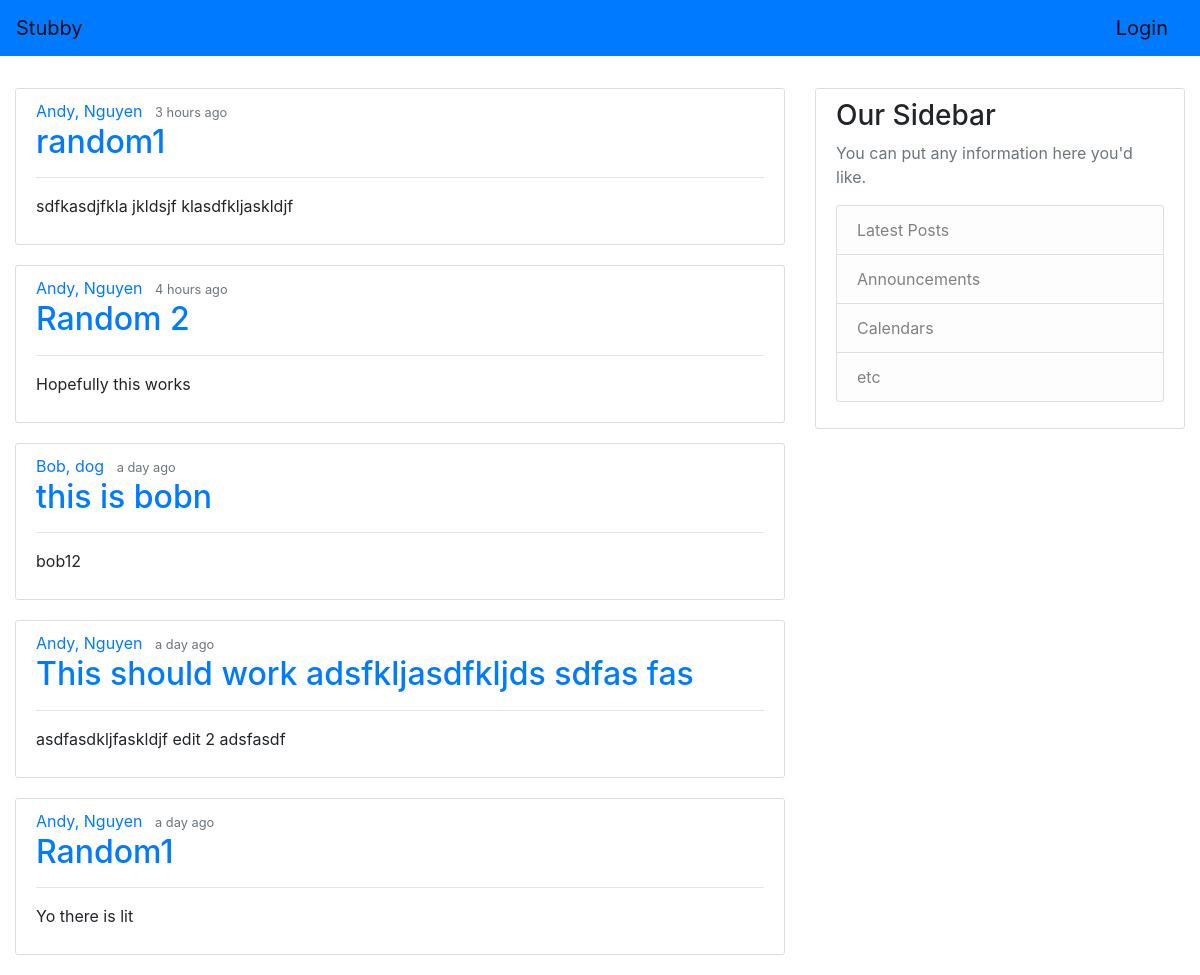
Page /home on the earlier database version.
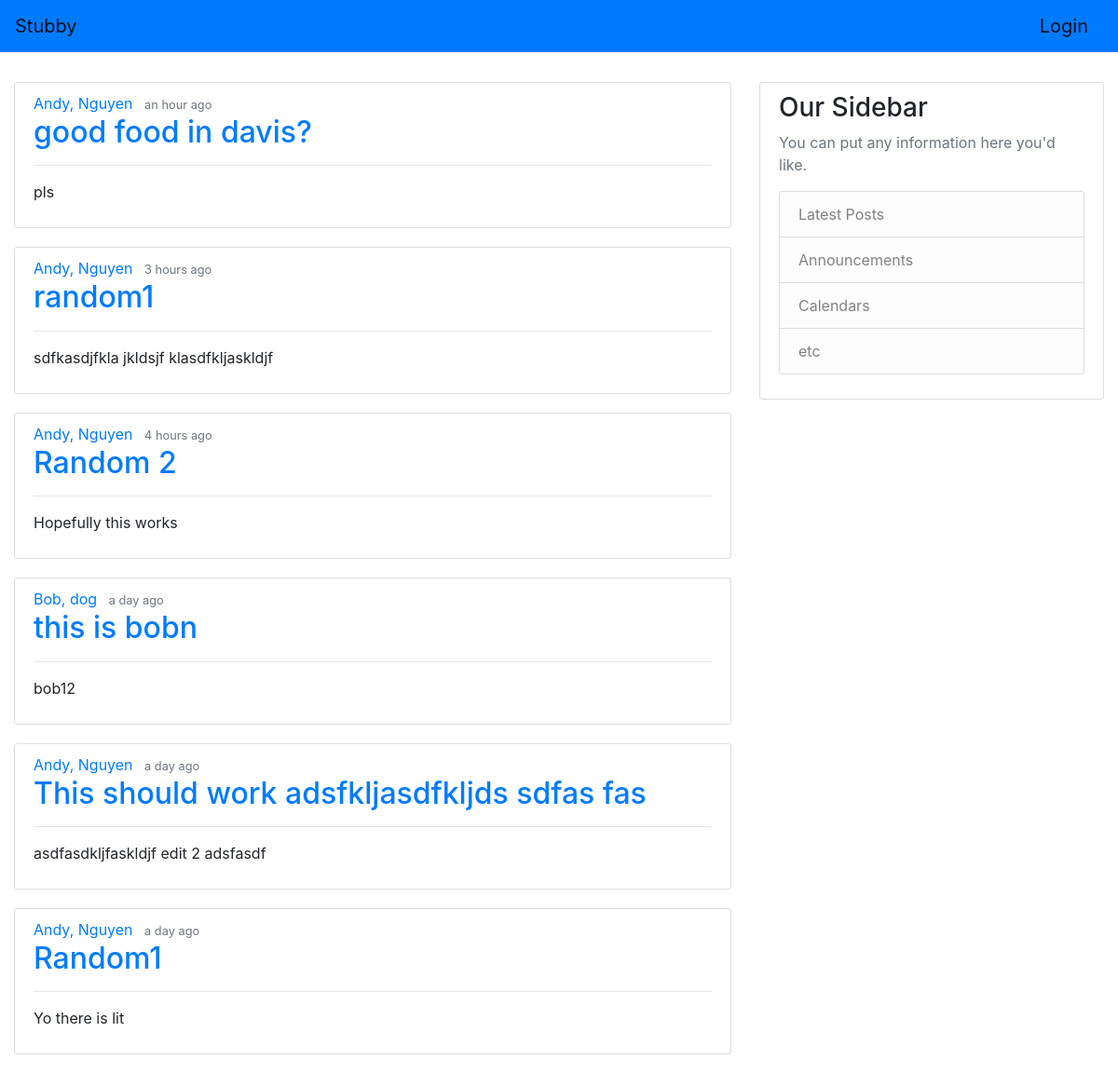
Same page on the later database version.
### stubby/models.py (models this page shows, shortened)
class Post(db.Model):
    id = db.Column(db.Integer, primary_key=True)
    title = db.Column(db.String(100), nullable=False)
    date_posted = db.Column(db.DateTime, nullable=False,
                            default=datetime.utcnow)
    content = db.Column(db.Text, nullable=False)
    user_id = db.Column(db.Integer, db.ForeignKey('user.id'), nullable=False)

class User(db.Model, UserMixin):
    id = db.Column(db.Integer, primary_key=True)
    email = db.Column(db.String(120), unique=True, nullable=False)
    first_name = db.Column(db.String(30), nullable=False)
    last_name = db.Column(db.String(30), nullable=False)
    username = db.Column(db.String(30), nullable=False)
    image_file = db.Column(db.String(200), nullable=False,
                           default='default.jpg')
    posts = db.relationship('Post', backref='author', lazy=True)

### stubby/main/routes.py (the view)
@main.route('/home')
def home():
    posts = Post.query.all()
    posts = Post.query.order_by(Post.date_posted.desc())
    return render_template('home.html', title="Home", posts=posts)

### stubby/templates/home.html (shortened to what this page needs)
{% extends 'base.html' %}
{% block content %}
{% for post in posts %}
    <article class="media content-section">
        <div class="media-body">
            <div class="article-metadata">
                <a class="mr-2" href="{{url_for('users.user_posts', username=post.author.username)}}">{{ post.author.first_name }}, {{ post.author.last_name }}</a>
                <small class="text-muted">{{ moment(post.date_posted).fromNow() }}</small>
            </div>
            <h2><a class="article-title" href="{{url_for('posts.post', post_id=post.id)}}">{{ post.title }}</a></h2>
            <hr>
            <p class="article-content">{{ post.content }}</p>
        </div>
    </article>
{% endfor %}
{% endblock content%}

### stubby/templates/base.html (shortened to what this page needs)
<!DOCTYPE html>
<html lang="en">
<head>
    <link rel="stylesheet" href="https://maxcdn.bootstrapcdn.com/bootstrap/4.0.0/css/bootstrap.min.css">
    <link rel="stylesheet" href="{{ url_for('static', filename='style.css') }}">
</head>
<body class="pt-5">
    <nav class="navbar navbar-expand-lg navbar-light bg-primary fixed-top">
        <a class="navbar-brand" href="{{url_for('main.home')}}">Stubby</a>
        <div class="collapse navbar-collapse justify-content-end" id="navbarSupportedContent">
            <ul class="navbar-nav">
                {% if current_user.is_authenticated%}
                <li class="nav-item">
                    <a class="navbar-brand" href="{{url_for('users.account')}}">Account</a>
                </li>
                <li class="nav-item">
                    <a class="navbar-brand" href="{{url_for('users.logout')}}">Logout</a>
                </li>
                {% else %}
                <li class="nav-item">
                    <a class="navbar-brand" href="{{url_for('users.login')}}">Login</a>
                </li>
                {% endif %}
            </ul>
        </div>
    </nav>
    <main class="container-fluid">
        <div class="row">
            <div class="col-md-8">
                {% block content %}{% endblock %}
            </div>
            <div class="col-md-4">
                <div class="content-section">
                    <h3>Our Sidebar</h3>
                    <p class='text-muted'>You can put any information here you'd like.
                        <ul class="list-group">
                            <li class="list-group-item list-group-item-light">Latest Posts</li>
                            <li class="list-group-item list-group-item-light">Announcements</li>
                            <li class="list-group-item list-group-item-light">Calendars</li>
                            <li class="list-group-item list-group-item-light">etc</li>
                        </ul>
                    </p>
                </div>
            </div>
        </div>
    </main>
</body>
</html>

### stubby/static/style.css (style rules this page uses)
.content-section { margin-top: 20px; background: #ffffff; padding: 10px 20px; border: 1px solid #dddddd; border-radius: 3px; margin-bottom: 20px; }
.col-md-8 { margin-top: 20px; }
.col-md-4 { margin-top: 20px; }

Differences in the rows shown:
added Post: author.first_name "Andy", author.last_name "Nguyen", date_posted "an hour ago", title "good food in davis?", content "pls"
